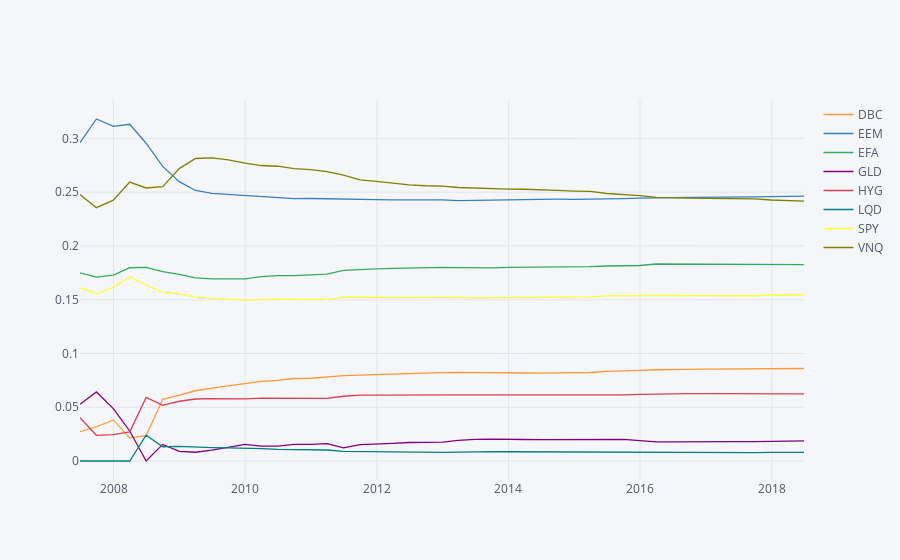

Write notebook code for a chart like this one.
### Markdown cell above
We can see below how the weights in the offense portfolio evolved as the model incorporated more data before settling down to long run values.

### Code cell
offense_portfolios.iplot()
